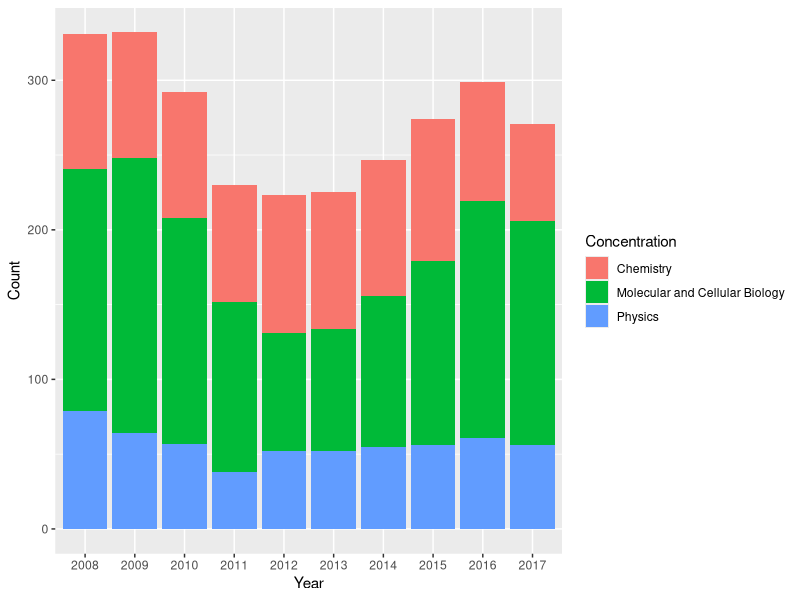

This chart was generated by the following R code:
library(tidyverse)
library(readr)
library(readxl)
library(ggplot2)
library(knitr)

concentrations <- read_xlsx("concentrations_h.xlsx") %>% 
  gather(Year, Count, 2:11) 

hard_sciences <- concentrations %>% 
  filter(Concentration %in% c("Molecular and Cellular Biology", "Chemistry", "Physics")) 
hard_sciences_plot<- 
  ggplot(hard_sciences, aes(x = Year, y = Count, fill = Concentration)) + 
  geom_bar(stat = "identity"); plot(hard_sciences_plot)



